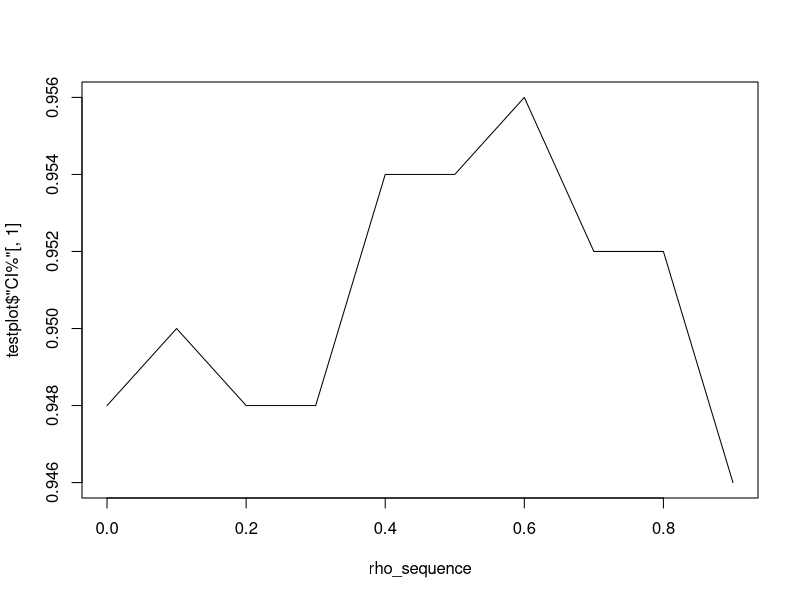

This chart was generated by the following R code:

#simulating a nx10 matrix using different PDFs
matrixcreator <- function(n = 500){
  x1 = rnorm(n, mean= 4, sd = 4)
  x2 = rweibull(n, shape = 3.7, scale= 2.3)
  x3 = rexp(n, rate = 2)
  x4 = rgamma(n, shape=0.8)
  x5 = rexp(n, rate=7)
  x6 = rlogis(n, location = 2, scale= 10)
  x7 = rnorm(n, mean=4, sd = .5)
  x8 = rweibull(n, shape = 1, scale = 0.2)
  x9 = rgamma(n, shape= 4, scale = 1.7)
  x10 = rnorm(n)
  X = matrix(c(x1, x2, x3, x4, x5, x6, x7, x8, x9, x10), ncol= 10)
  return(X)
}

matrixcreator(1000)

#now creating a y column that is linearly correlated to the matrix
ycreator = function(X){
  y = 0.8*X[,1] + 0.2*X[,2] - 0.5*X[,3] + rnorm(nrow(X))
  return(y)
}

#creating n.samps matrices and y values, then checking coverage probabilities as well as false positives and false negatives
sampler = function(n.samps, n = 1000, seed = 1453){
  set.seed(seed)
  ints = matrix(ncol = 10, nrow = n.samps)
  falneg = matrix(ncol=3, nrow = n.samps)
  for (i in 1:n.samps){ 
    X = matrixcreator(n)
    y = ycreator(X)
    mod = lm(y ~ X)
    j = confint(mod)
    in_interval = c(j[2,1]<0.8 & 0.8<j[2,2], j[3,1]<0.2 & 0.2<j[3,2], j[4,1] < -0.5 & -0.5 < j[4,2], apply(j[5:11,], 1, function(x) prod(x) < 0))
    ints[i,] = in_interval
    falneg[i,] = apply(j[2:4,], 1, function(x) prod(x) < 0)
  }
  confint_perc = apply(ints, 2, function(x) sum(x)/n.samps)
  false_positives = 1- confint_perc[4:10]
  false_negatives = apply(falneg, 2, function(x) sum(x)/n.samps)
  
  return(list('confint_perc' = confint_perc, 'false_positives' = false_positives, 'false_negatives' = false_negatives))
}

sampler(500, 10000, 400)

#changing the number of samples and considering how coverage percentage, false negatives, and false positives change as we increase the number of samples
varying_samps <- function(runs, n=500, seed = 500){
  set.seed(seed)
  CI = matrix(nrow= length(runs), ncol = 10)
  FP = matrix(nrow= length(runs), ncol = 7)
  FN = matrix(nrow = length(runs), ncol = 3)
  for (i in 1:length(runs)){
    iteration = sampler(runs[i], n)
    CI[i, ] = iteration$confint_perc
    FP[i, ] = iteration$false_positives
    FN[i, ] = iteration$false_negatives
  }
  return(list(CI, FP, FN))
}

runs = seq(300, 2000, 200)
varying_samps(runs)

#creating a correlation between x1 and x4 then checking how coverage changes
correlationcreator <- function(rho, n.samps=500, n= 2000, seed=600){
  set.seed(seed)
  ints = matrix(ncol = 10, nrow = n.samps)
  falneg = matrix(ncol=3, nrow = n.samps)
  for (i in 1:n.samps){ 
    X = matrixcreator(n)  
    X[,4] = rho*X[,1] + sqrt(1 - rho^2)*rnorm(n)
    y = ycreator(X)
    mod = lm(y ~ X)
    j = confint(mod)
    in_interval = c(j[2,1]<0.8 & 0.8<j[2,2], j[3,1]<0.2 & 0.2<j[3,2], j[4,1] < -0.5 & -0.5 < j[4,2], apply(j[5:11,], 1, function(x) prod(x) < 0))
    ints[i,] = in_interval
    falneg[i,] = apply(j[2:4,], 1, function(x) prod(x) < 0)
  }
  confint_perc = apply(ints, 2, function(x) sum(x)/n.samps)
  false_positives = 1- confint_perc[4:10]
  false_negatives = apply(falneg, 2, function(x) sum(x)/n.samps)
  
  return(list('confint_perc' = confint_perc, 'false_positives' = false_positives, 'false_negatives' = false_negatives))
}

correlationcreator(0.3)

#seeing how coverage changes at different levels of correlation
varying_rho <- function(rho_sequence, n.samps=500, n =1000, seed = 100){
  set.seed(seed)
  CI = matrix(nrow= length(rho_sequence), ncol = 10)
  FP = matrix(nrow= length(rho_sequence), ncol = 7)
  FN = matrix(nrow = length(rho_sequence), ncol = 3)
  for (i in 1:length(rho_sequence)){
    iteration = correlationcreator(rho_sequence[i], n.samps, n)
    CI[i, ] = iteration$confint_perc
    FP[i, ] = iteration$false_positives
    FN[i, ] = iteration$false_negatives
  }
  return(list('CI%' = CI, 'FP%' = FP, 'FN%' = FN))
}

rho_sequence = seq(0, 0.9, 0.1)
testplot <- varying_rho(rho_sequence)

varying_rho(rho_sequence)

plot(rho_sequence, testplot$'CI%'[,1], type = "l")